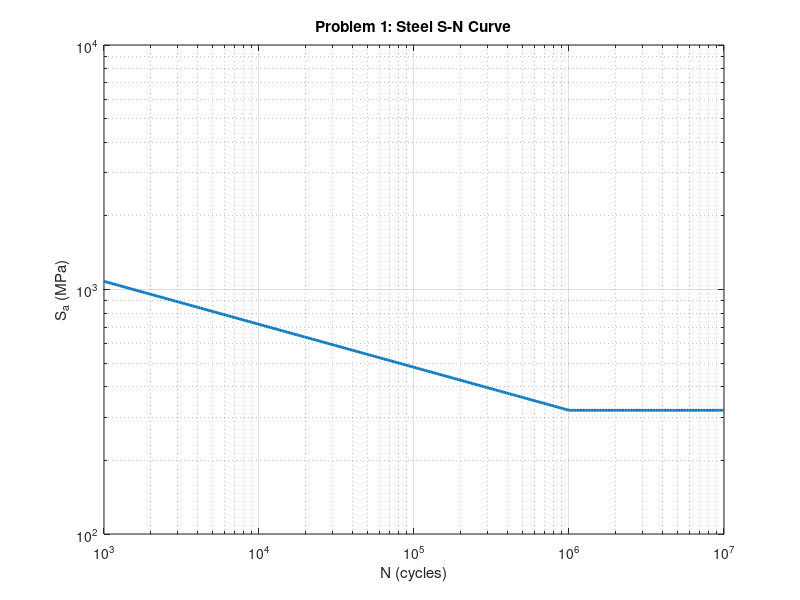
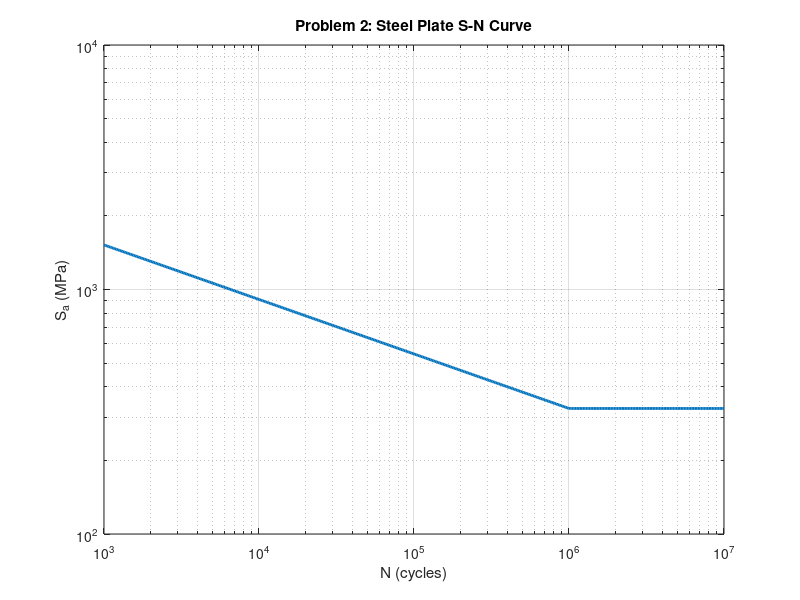
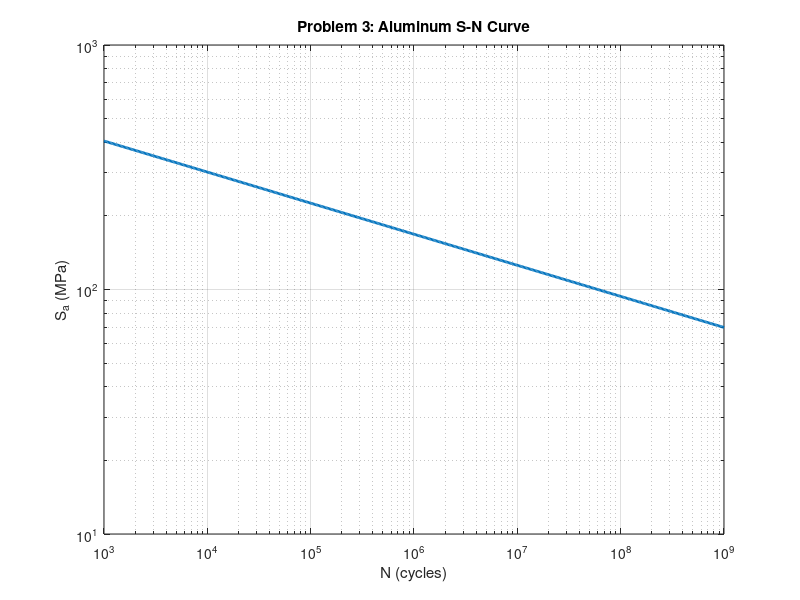
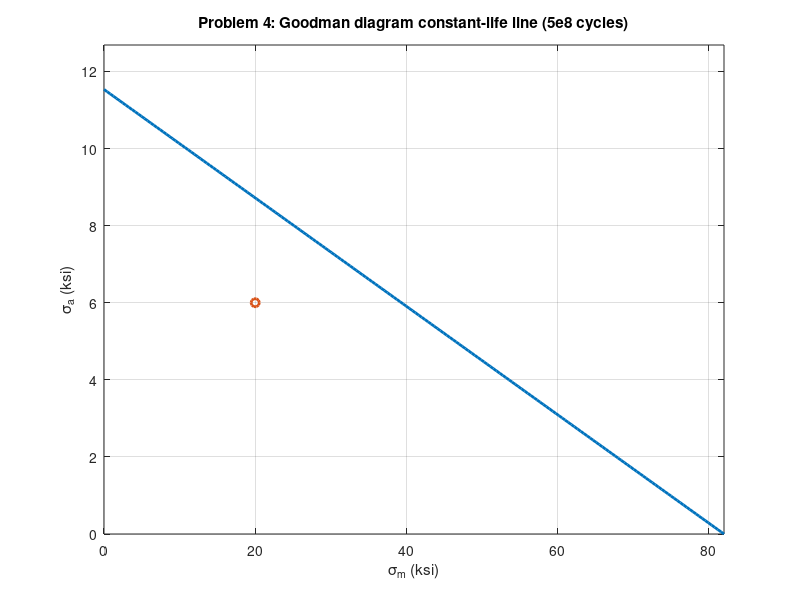

Recreate these plots in MATLAB, in order.
%% ME3221 HW4 - Fatigue failure limits (S-N curves + Goodman diagram)
clear; clc; close all;

MPa_per_ksi = 6.895; % 1 ksi = 6.895 MPa

%% Reliability factors
CR_90 = 0.897;  % from Table 8.1
CR_95 = 0.868;  % standard (table doesn't list)
CR_99 = 0.814;  % standard (table doesn't list)

%% Surface factors Cs (read from provided figure)
Cs_machined_174 = 0.662;  % machined at Su=174 ksi
Cs_machined_245 = 0.545;  % machined at Su=245 ksi
Cs_machined_82  = 0.777;  % machined at Su=82 ksi
Cs_polished_65  = 0.796;  % fine-ground/commercially polished at Su=65 ksi

%% Helper functions
loglog_interp_S = @(N,N1,S1,N2,S2) 10^( log10(S1) + ...
    (log10(S2)-log10(S1))*(log10(N)-log10(N1))/(log10(N2)-log10(N1)) );

solve_for_N = @(S,N1,S1,N2,S2) 10^( log10(N1) + ...
    (log10(S)-log10(S1))*(log10(N2)-log10(N1))/(log10(S2)-log10(S1)) );

%% -------------------- Problem 1 --------------------
Su1 = 1200; % MPa
S1000_1 = 0.9*Su1;
Snprime_1 = 0.5*Su1; % MPa at 1e6

CL = 1.0; CG1 = 0.9; CT1 = 1.0;
CS1 = Cs_machined_174; CR1 = CR_90;

Sn1 = Snprime_1*CL*CG1*CS1*CR1*CT1;

fprintf('Problem 1: Sn = %.3f MPa\n', Sn1);

% life at Sa=550 MPa
Sa = 550;
Nlife1 = solve_for_N(Sa,1e3,S1000_1,1e6,Sn1);
fprintf('Problem 1b: N(550 MPa) = %.3e cycles\n', Nlife1);

% Plot S-N
N = logspace(3,7,400);
S = zeros(size(N));
for i=1:numel(N)
    if N(i) <= 1e6
        S(i) = loglog_interp_S(N(i),1e3,S1000_1,1e6,Sn1);
    else
        S(i) = Sn1;
    end
end
figure; loglog(N,S,'LineWidth',2); grid on;
xlabel('N (cycles)'); ylabel('S_a (MPa)');
title('Problem 1: Steel S-N Curve');

%% -------------------- Problem 2 --------------------
HB = 490;
Su2 = 3.45*HB;      % MPa (typical correlation)
S1000_2 = 0.9*Su2;

Snprime2 = 0.5*Su2;
Snprime2_cap = min(Snprime2, 100*MPa_per_ksi); % 100 ksi cap for steel
CG2 = 1.0; CS2 = Cs_machined_245; CR2 = CR_95; CT2 = 1.0;

Sn2 = Snprime2_cap*CL*CG2*CS2*CR2*CT2;
fprintf('Problem 2: Su = %.3f MPa, Sn = %.3f MPa\n', Su2, Sn2);

Sa_allow2 = Sn2/2;
fprintf('Problem 2b: Sa_allow (n=2) = %.3f MPa\n', Sa_allow2);

% Plot S-N
N = logspace(3,7,400);
S = zeros(size(N));
for i=1:numel(N)
    if N(i) <= 1e6
        S(i) = loglog_interp_S(N(i),1e3,S1000_2,1e6,Sn2);
    else
        S(i) = Sn2;
    end
end
figure; loglog(N,S,'LineWidth',2); grid on;
xlabel('N (cycles)'); ylabel('S_a (MPa)');
title('Problem 2: Steel Plate S-N Curve');

%% -------------------- Problem 3 --------------------
Su3 = 450; % MPa
S1000_3 = 0.9*Su3;

Snprime3 = 0.4*Su3;
Snprime3_cap = min(Snprime3, 19*MPa_per_ksi); % 19 ksi cap for aluminum at 5e8
CG3 = 0.9; CS3 = Cs_polished_65; CR3 = CR_99;

Sn3 = Snprime3_cap*CL*CG3*CS3*CR3;
fprintf('Problem 3: Sn(5e8) = %.3f MPa\n', Sn3);

Sa_allow3 = loglog_interp_S(1e6,1e3,S1000_3,5e8,Sn3);
fprintf('Problem 3b: Sa_allow at 1e6 cycles = %.3f MPa\n', Sa_allow3);

% Plot S-N (no endurance limit; show up to 5e8)
N = logspace(3,9,500);
S = zeros(size(N));
for i=1:numel(N)
    if N(i) <= 5e8
        S(i) = loglog_interp_S(N(i),1e3,S1000_3,5e8,Sn3);
    else
        % extend same slope beyond 5e8 for plotting if desired
        S(i) = loglog_interp_S(N(i),1e3,S1000_3,5e8,Sn3);
    end
end
figure; loglog(N,S,'LineWidth',2); grid on;
xlabel('N (cycles)'); ylabel('S_a (MPa)');
title('Problem 3: Aluminum S-N Curve');

%% -------------------- Problem 4 & 5 (Goodman) --------------------
Su4 = 82; % ksi
Snprime4 = min(0.4*Su4, 19); % ksi (cap)
CG4 = 0.9; CS4 = Cs_machined_82; CR4 = CR_95;

Sf = Snprime4*CL*CG4*CS4*CR4; % ksi at 5e8
fprintf('Problem 4: Sf(5e8) = %.3f ksi\n', Sf);

% Goodman line: Sa = Sf*(1 - Sm/Su)
Sm = linspace(0,Su4,200);
Sa_line = Sf*(1 - Sm/Su4);

figure; plot(Sm,Sa_line,'LineWidth',2); grid on; hold on;
xlabel('\sigma_m (ksi)'); ylabel('\sigma_a (ksi)');
title('Problem 4: Goodman diagram constant-life line (5e8 cycles)');
xlim([0 Su4]); ylim([0 max(Sa_line)*1.1]);

% Load point
sm = 20; sa = 6;
plot(sm,sa,'o','LineWidth',2);

% Safety factors
nA = 1/(sa/Sf + sm/Su4);                 % proportional
sa_allow = Sf*(1 - sm/Su4); nB = sa_allow/sa;  % mean constant
sm_allow = Su4*(1 - sa/Sf); nC = sm_allow/sm;  % alt constant

fprintf('Problem 5: n_a=%.3f, n_b=%.3f, n_c=%.3f\n', nA, nB, nC);
